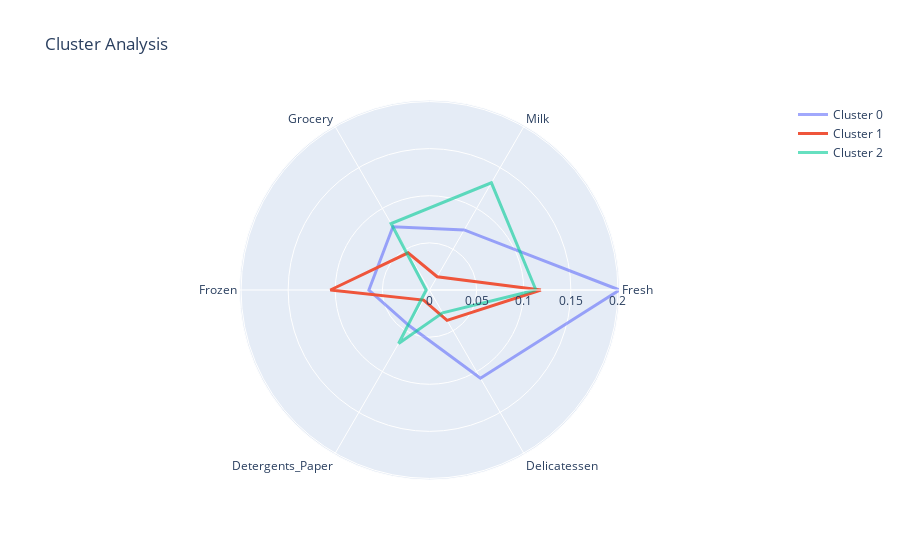

This figure's notebook cell:
### Code cell
fig = go.Figure()

for cluster in np.unique(clusters):
    
    radii = df_normalized.loc[df_normalized.Cluster_No==cluster, continuous].values[0].tolist()
    thetas = continuous
    
    actual_values = df.loc[df_normalized.Cluster_No==cluster, continuous].values[0].tolist()
    cluster_size = len(df[df_normalized.Cluster_No==cluster])
    print(cluster_size)
    fig.add_trace(
        go.Scatterpolar(
            r=radii + radii[:1],
            theta=thetas + thetas[:1],
            mode='lines',
            name=f'Cluster {cluster}',
            text = [f'Mean value: {x}' for x in actual_values + actual_values[:1]],
            line=dict(width=3),
            opacity=np.max([cluster_size/biggest_cluster, 0.6])
        )
    )

fig.update_layout(
    title='Cluster Analysis',
    showlegend=True,
    width=800
)

fig.show()

### Figure 1 — Plotly figure (JSON) as saved in the notebook; plotly's stock layout.template omitted (floating-point values rounded to 4 significant figures)
{"data": [{"line": {"width": 3}, "mode": "lines", "name": "Cluster 0", "opacity": 0.6, "r": [0.2016, 0.07361, 0.07758, 0.06432, 0.04353, 0.1081, 0.2016], "text": ["Mean value: 22615", "Mean value: 5410", "Mean value: 7198", "Mean value: 3915", "Mean value: 1777", "Mean value: 5185", "Mean value: 22615"], "theta": ["Fresh", "Milk", "Grocery", "Frozen", "Detergents_Paper", "Delicatessen", "Fresh"], "type": "scatterpolar"}, {"line": {"width": 3}, "mode": "lines", "name": "Cluster 1", "opacity": 1, "r": [0.1183, 0.01627, 0.04549, 0.1052, 0.01242, 0.03729, 0.1183], "text": ["Mean value: 13265", "Mean value: 1196", "Mean value: 4221", "Mean value: 6404", "Mean value: 507", "Mean value: 1788", "Mean value: 13265"], "theta": ["Fresh", "Milk", "Grocery", "Frozen", "Detergents_Paper", "Delicatessen", "Fresh"], "type": "scatterpolar"}, {"line": {"width": 3}, "mode": "lines", "name": "Cluster 2", "opacity": 0.6, "r": [0.113, 0.1314, 0.08149, 0.003516, 0.0655, 0.02791, 0.113], "text": ["Mean value: 12669", "Mean value: 9656", "Mean value: 7561", "Mean value: 214", "Mean value: 2674", "Mean value: 1338", "Mean value: 12669"], "theta": ["Fresh", "Milk", "Grocery", "Frozen", "Detergents_Paper", "Delicatessen", "Fresh"], "type": "scatterpolar"}], "layout": {"autosize": true, "polar": {"angularaxis": {"type": "category"}, "radialaxis": {"autorange": true, "range": [0, 0.2016], "type": "linear"}}, "showlegend": true, "title": {"text": "Cluster Analysis"}}}
